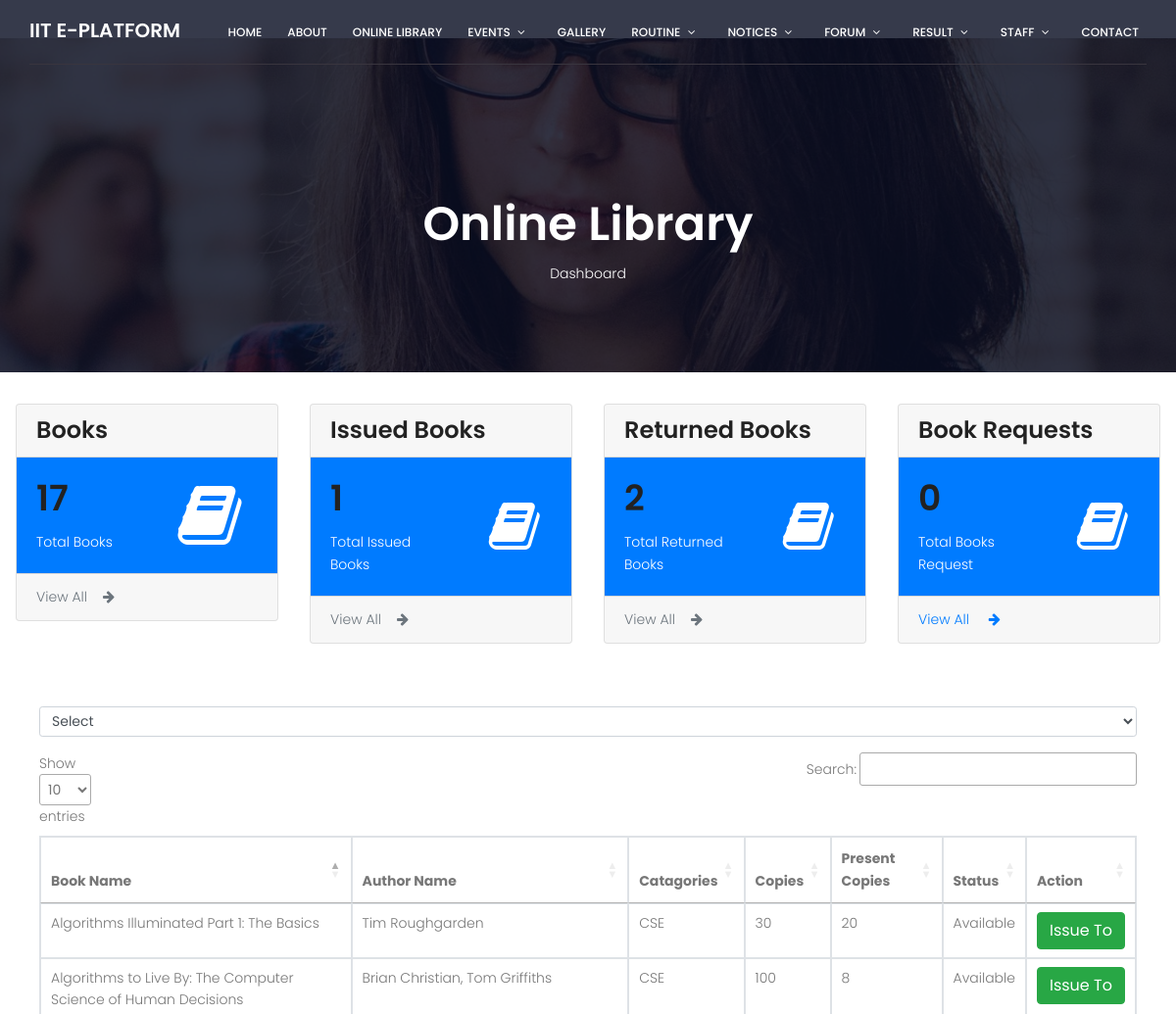
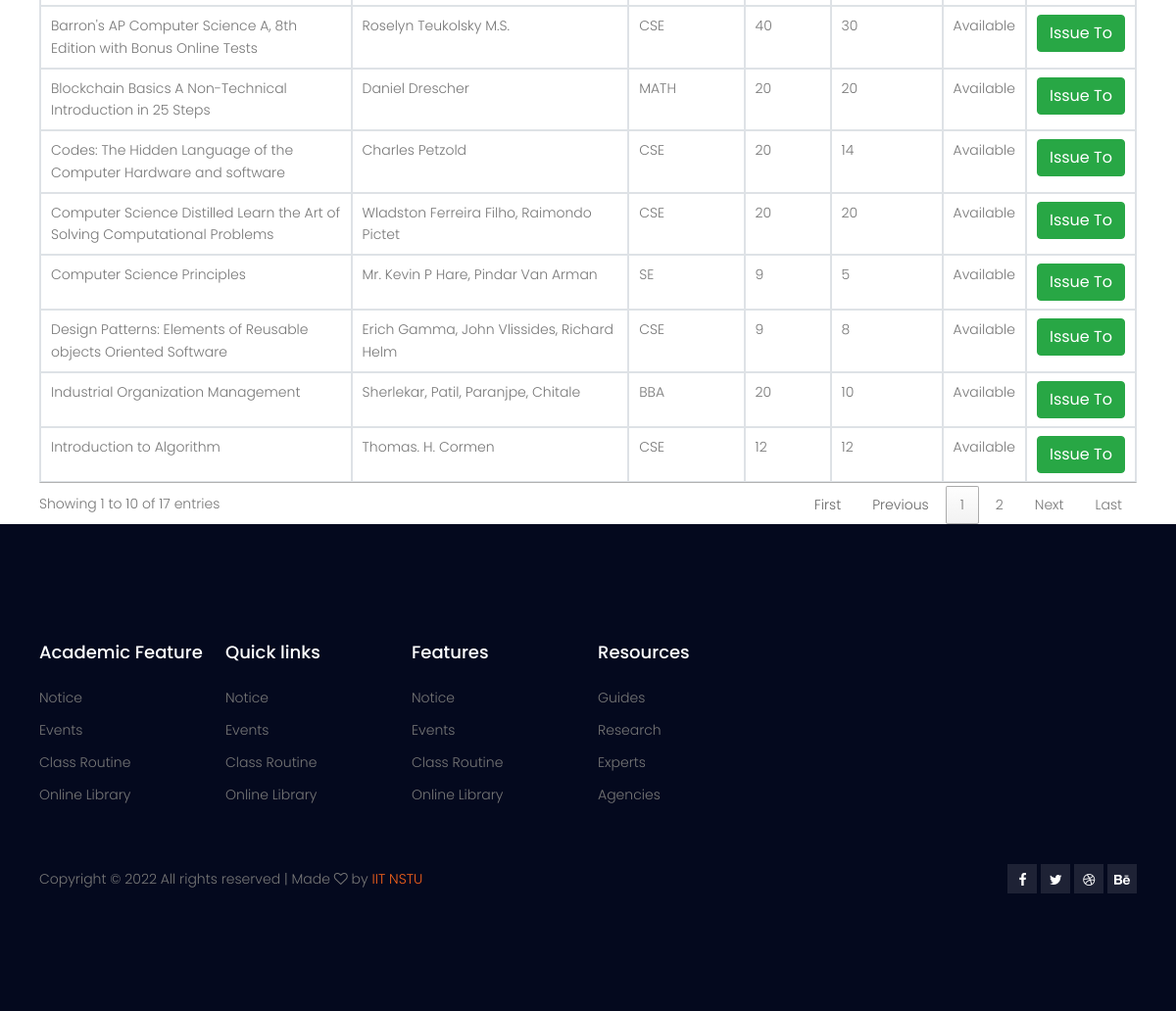
The app's page /staff-view-online-library.php (signed in) with its own data (2 pictures, top to bottom).
### tables this page shows
CREATE TABLE `books_catalog` (
  `bk_id` int(11) NOT NULL,
  `isbn_number` varchar(30) NOT NULL,
  `bk_name` varchar(255) NOT NULL,
  `bk_catagory` varchar(255) NOT NULL,
  `bk_author_name` varchar(255) NOT NULL,
  `copies` int(11) NOT NULL,
  `p_copies` int(11) NOT NULL
);

### staff-view-online-library.php (the view, shortened to what this page needs)
<?php include('layout-files/import_files.php') ?>
<!DOCTYPE html>
<html lang="zxx" class="no-js">
<head>
    <?php
    include('layout-files/css-links.php')
    ?>
</head>
<body>
    <?php include('layout-files/navigation-menu.php');
    ?>
    <section class="banner-area relative about-banner" id="home">
        <div class="overlay overlay-bg"></div>
        <div class="container">
            <div class="row d-flex align-items-center justify-content-center">
                <div class="about-content col-lg-12">
                <h1 class="text-white">
                        Online Library
                    </h1>
                    <p class="text-white link-nav">Dashboard</p>
                </div>
            </div>
        </div>
    </section>
    <?php include('layout-files/staff-library-topnavbar.php') ?>
    <div class="container mt-5">
        <div class="row mt-5">
            <div class="col-md-12">
                <div class="mx-auto">
                    <div class="form-group">
                        <select class="form-control form-control-sm" name="" id="table-filter">
                            <option value="dummy">Select</option>
                        </select>
                    </div>
                </div>
                <table id="books_catalog" class="table table-bordered table-responsive">
                    <thead class="thead-inverse">
                        <tr>
                            <th>Book Name</th>
                            <th>Author Name</th>
                            <th>Catagories</th>
                            <th>Copies</th>
                            <th>Present Copies</th>
                            <th>Status</th>
                            <th>Action</th>
                        </tr>
                    </thead>
                    <tbody>
                        <?php
                        $query = "SELECT * FROM books_catalog";
                        $result = $con->query($query);
                        while ($row = mysqli_fetch_array($result)) {
                        ?>
                            <tr>
                                <td><?php echo $row['bk_name']; ?></td>
                                <td><?php echo $row["bk_author_name"] ?></td>
                                <td><?php echo $row["bk_catagory"] ?></td>
                                <td><?php echo  $row["copies"] ?></td>
                                <td><?php echo  $row["p_copies"] ?></td>
                                <td><?php echo ($row['p_copies'] == 0) ? "OFS" : "Available"; ?></td>
                                <td><button type="button" class="btn btn-success" onclick="issue_to('<?php echo $row['bk_id']; ?>')">Issue To</button></td>
                            </tr>
                        <?php
                        }
                        ?>
                    </tbody>
                </table>
            </div>
        </div>
    </div>
    <?php include('layout-files/footer.php') ?>
</body>
</html>

### css/main.css (style rules this page uses)
body { color:#777;font-family:"Poppins",sans-serif;font-size:14px;font-weight:300;line-height:1.625em;position:relative }
select { display:block }
h1,h2,h3,h4,h5,h6 { font-family:"Poppins",sans-serif;color:#222;line-height:1.2em !important;margin-bottom:0;margin-top:0;font-weight:600 }
h1,.h1 { font-size:36px }
td,th { border-radius:0px }
.text-white { color:#fff }
.relative { position:relative }
.overlay { position:absolute;left:0;right:0;top:0;bottom:0 }
h1 { font-size:36px }
h1,h2,h3,h4,h5,h6 { line-height:1.5em }
.banner-area { background:url(../img/banner-bg.jpg) right;background-size:cover }
.banner-area .overlay-bg { background-color:rgba(4,9,30,0.8) }
.link-nav { margin-top:10px;margin-bottom:0px }
.about-banner { background:url(../img/top-banner.jpg) right no-repeat;background-size:cover }
.about-content { margin-top:110px;padding:90px 0px;text-align:center }
.about-content h1 { font-size:48px;font-weight:600 }

### code-editor/editor.css (style rules this page uses)
.wysiwyg_editor > .wysiwyg_editor_footer > .row > .col-xs-1, .col-sm-1, .col-md-1, .col-lg-1, .col-xs-2, .col-sm-2, .col-md-2, .col-lg-2, .col-xs-3, .col-sm-3, .col-md-3, .col-lg-3, .col-xs-4, .col-sm-4, .col-md-4, .col-lg-4, .col-xs-5, .col-sm-5, .col-md-5, .col-lg-5, .col-xs-6, .col-sm-6, .col-md-6, .col-lg-6, .col-xs-7, .col-sm-7, .col-md-7, .col-lg-7, .col-xs-8, .col-sm-8, .col-md-8, .col-lg-8, .col-xs-9, .col-sm-9, .col-md-9, .col-lg-9, .col-xs-10, .col-sm-10, .col-md-10, .col-lg-10, .col-xs-11, .col-sm-11, .col-md-11, .col-lg-11, .col-xs-12, .col-sm-12, .col-md-12, .col-lg-12 { position: relative; min-height: 1px; padding-left: 10px; padding-right: 10px; }

### records on screen
books_catalog: bk_name "Algorithms to Live By: The Computer Science of Human Decisions", bk_author_name "Brian Christian, Tom Griffiths", bk_catagory "CSE", copies "100", p_copies "8", shows "Available"
books_catalog: bk_name "Introduction to Algorithm", bk_author_name "Thomas. H. Cormen", bk_catagory "CSE", copies "12", p_copies "12", shows "Available"
books_catalog: bk_name "Design Patterns: Elements of Reusable objects Oriented Software", bk_author_name "Erich Gamma, John Vlissides, Richard Helm", bk_catagory "CSE", copies "9", p_copies "8", shows "Available"
books_catalog: bk_name "Codes: The Hidden Language of the Computer Hardware and software", bk_author_name "Charles Petzold", bk_catagory "CSE", copies "20", p_copies "14", shows "Available"
books_catalog: bk_name "Algorithms Illuminated Part 1: The Basics", bk_author_name "Tim Roughgarden", bk_catagory "CSE", copies "30", p_copies "20", shows "Available"
books_catalog: bk_name "Barron's AP Computer Science A, 8th Edition with Bonus Online Tests", bk_author_name "Roselyn Teukolsky M.S.", bk_catagory "CSE", copies "40", p_copies "30", shows "Available"
books_catalog: bk_name "Blockchain Basics A Non-Technical Introduction in 25 Steps", bk_author_name "Daniel Drescher", bk_catagory "MATH", copies "20", p_copies "20", shows "Available"
books_catalog: bk_name "Computer Science Distilled Learn the Art of Solving Computational Problems", bk_author_name "Wladston Ferreira Filho, Raimondo Pictet", bk_catagory "CSE", copies "20", p_copies "20", shows "Available"
books_catalog: bk_name "Computer Science Principles", bk_author_name "Mr. Kevin P Hare, Pindar Van Arman", bk_catagory "SE", copies "9", p_copies "5", shows "Available"
books_catalog: bk_name "Industrial Organization Management", bk_author_name "Sherlekar, Patil, Paranjpe, Chitale", bk_catagory "BBA", copies "20", p_copies "10", shows "Available"

### other values on screen
num_of_rows($con,'books_catalog','','') "17"
num_of_rows($con,'issued_books',$condition,'') "1"
num_of_rows($con,'return_books','','') "2"
num_of_rows($con,'book_requests','','') "0"
